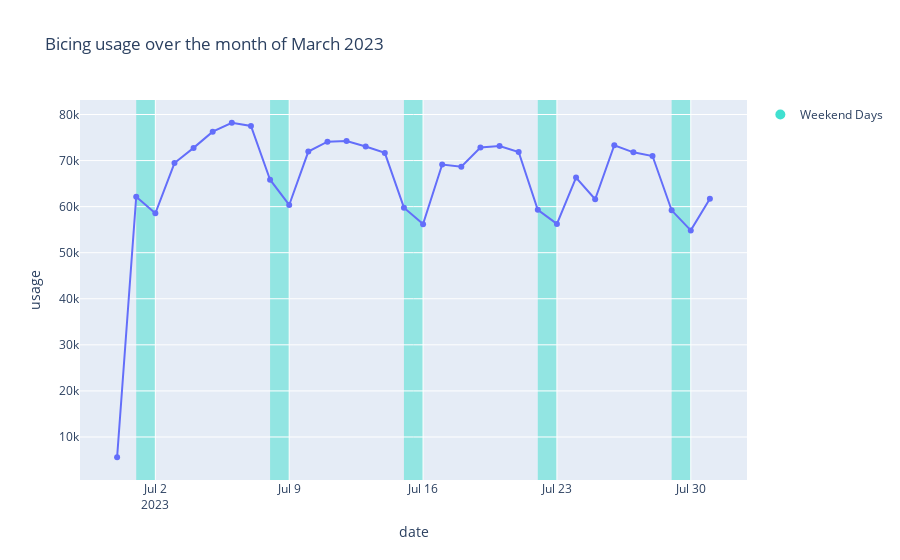

Write notebook code for a chart like this one.
### Markdown cell above
### July

### Code cell
import plotly.express as px

df_c = df_july.groupby('date')['usage'].sum().reset_index()
# add day of the week like "Sunday", "Monday", etc.
df_c['day_of_week'] = df_c['date'].dt.day_name()

fig = px.line(df_c, x='date', y='usage', title='Bicing usage over the month of March 2023', markers=True, hover_data=['date', 'usage','day_of_week'])

# Identify weekends
weekends = pd.date_range(start='2023-07-01', end='2023-07-31', freq='W-SAT').tolist() + \
           pd.date_range(start='2023-07-01', end='2023-07-31', freq='W-SUN').tolist()

# Ensure weekends are in pairs
weekends.sort()
weekend_pairs = [(weekends[i], weekends[i + 1]) for i in range(0, len(weekends), 2)]

# Add vertical rectangles for weekends
show_legend_added = False
for start, end in weekend_pairs:
    fig.add_vrect(
        x0=start, x1=end,
        fillcolor="turquoise", opacity=0.5,
        layer="below", line_width=0,
    )

fig.add_scatter(
    x=[None], y=[None],
    mode='markers',
    marker=dict(color='turquoise', size=10),
    showlegend=True,
    name='Weekend Days'
)


fig.show()

### Figure 1 — Plotly figure (JSON) as saved in the notebook; plotly's stock layout.template omitted (floating-point values rounded to 4 significant figures)
{"data": [{"customdata": [["Friday"], ["Saturday"], ["Sunday"], ["Monday"], ["Tuesday"], ["Wednesday"], ["Thursday"], ["Friday"], ["Saturday"], ["Sunday"], ["Monday"], ["Tuesday"], ["Wednesday"], ["Thursday"], ["Friday"], ["Saturday"], ["Sunday"], ["Monday"], ["Tuesday"], ["Wednesday"], ["Thursday"], ["Friday"], ["Saturday"], ["Sunday"], ["Monday"], ["Tuesday"], ["Wednesday"], ["Thursday"], ["Friday"], ["Saturday"], ["Sunday"], ["Monday"]], "hovertemplate": "date=%{x}<br>usage=%{y}<br>day_of_week=%{customdata[0]}<extra></extra>", "legendgroup": "", "line": {"color": "#636efa", "dash": "solid"}, "marker": {"symbol": "circle"}, "mode": "lines+markers", "name": "", "orientation": "v", "showlegend": false, "type": "scatter", "x": ["2023-06-30T00:00:00", "2023-07-01T00:00:00", "2023-07-02T00:00:00", "2023-07-03T00:00:00", "2023-07-04T00:00:00", "2023-07-05T00:00:00", "2023-07-06T00:00:00", "2023-07-07T00:00:00", "2023-07-08T00:00:00", "2023-07-09T00:00:00", "2023-07-10T00:00:00", "2023-07-11T00:00:00", "2023-07-12T00:00:00", "2023-07-13T00:00:00", "2023-07-14T00:00:00", "2023-07-15T00:00:00", "2023-07-16T00:00:00", "2023-07-17T00:00:00", "2023-07-18T00:00:00", "2023-07-19T00:00:00", "2023-07-20T00:00:00", "2023-07-21T00:00:00", "2023-07-22T00:00:00", "2023-07-23T00:00:00", "2023-07-24T00:00:00", "2023-07-25T00:00:00", "2023-07-26T00:00:00", "2023-07-27T00:00:00", "2023-07-28T00:00:00", "2023-07-29T00:00:00", "2023-07-30T00:00:00", "2023-07-31T00:00:00"], "xaxis": "x", "y": [5599, 62149, 58560, 69455, 72756, 76271, 78211, 77524, 65844, 60363, 71956, 74091, 74231, 73053, 71663, 59782, 56204, 69139, 68657, 72844, 73170, 71867, 59324, 56252, 66313, 61605, 73330, 71793, 70986, 59200, 54848, 61723], "yaxis": "y"}, {"marker": {"color": "turquoise", "size": 10}, "mode": "markers", "name": "Weekend Days", "showlegend": true, "type": "scatter", "x": [null], "y": [null]}], "layout": {"legend": {"tracegroupgap": 0}, "shapes": [{"fillcolor": "turquoise", "layer": "below", "line": {"width": 0}, "opacity": 0.5, "type": "rect", "x0": "2023-07-01T00:00:00", "x1": "2023-07-02T00:00:00", "xref": "x", "y0": 0, "y1": 1, "yref": "y domain"}, {"fillcolor": "turquoise", "layer": "below", "line": {"width": 0}, "opacity": 0.5, "type": "rect", "x0": "2023-07-08T00:00:00", "x1": "2023-07-09T00:00:00", "xref": "x", "y0": 0, "y1": 1, "yref": "y domain"}, {"fillcolor": "turquoise", "layer": "below", "line": {"width": 0}, "opacity": 0.5, "type": "rect", "x0": "2023-07-15T00:00:00", "x1": "2023-07-16T00:00:00", "xref": "x", "y0": 0, "y1": 1, "yref": "y domain"}, {"fillcolor": "turquoise", "layer": "below", "line": {"width": 0}, "opacity": 0.5, "type": "rect", "x0": "2023-07-22T00:00:00", "x1": "2023-07-23T00:00:00", "xref": "x", "y0": 0, "y1": 1, "yref": "y domain"}, {"fillcolor": "turquoise", "layer": "below", "line": {"width": 0}, "opacity": 0.5, "type": "rect", "x0": "2023-07-29T00:00:00", "x1": "2023-07-30T00:00:00", "xref": "x", "y0": 0, "y1": 1, "yref": "y domain"}], "title": {"text": "Bicing usage over the month of March 2023"}, "xaxis": {"anchor": "y", "domain": [0, 1], "title": {"text": "date"}}, "yaxis": {"anchor": "x", "domain": [0, 1], "title": {"text": "usage"}}}}
